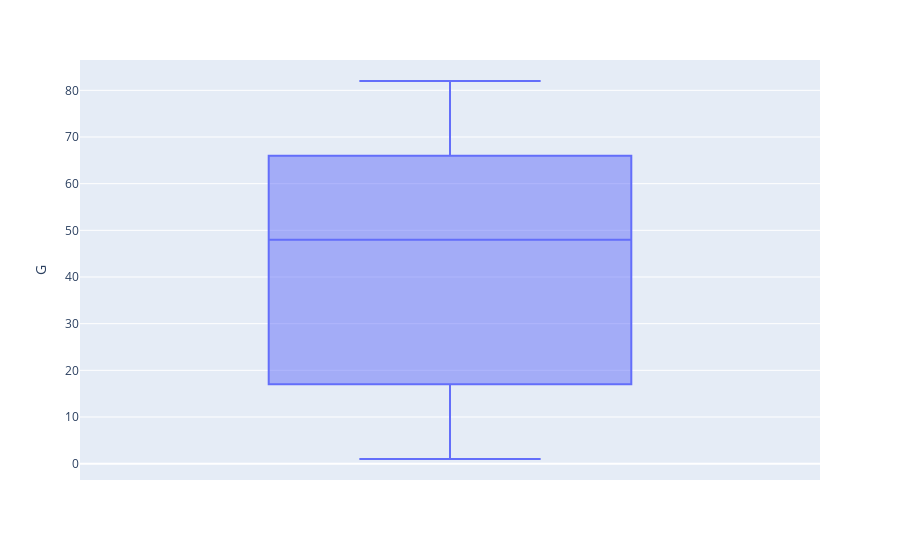
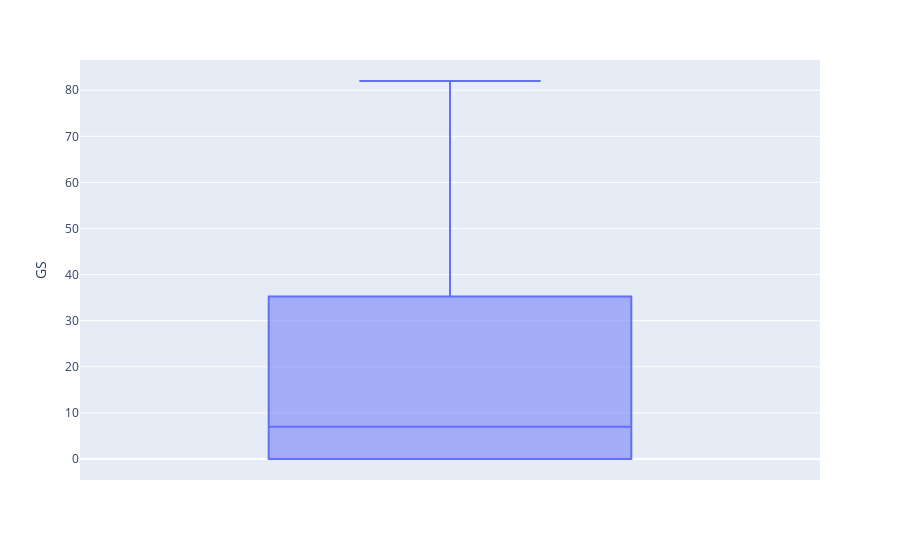
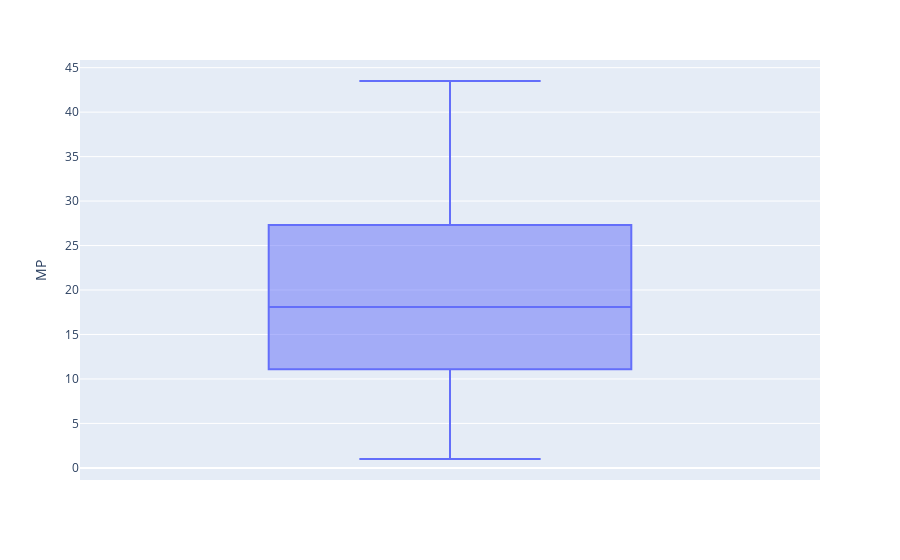
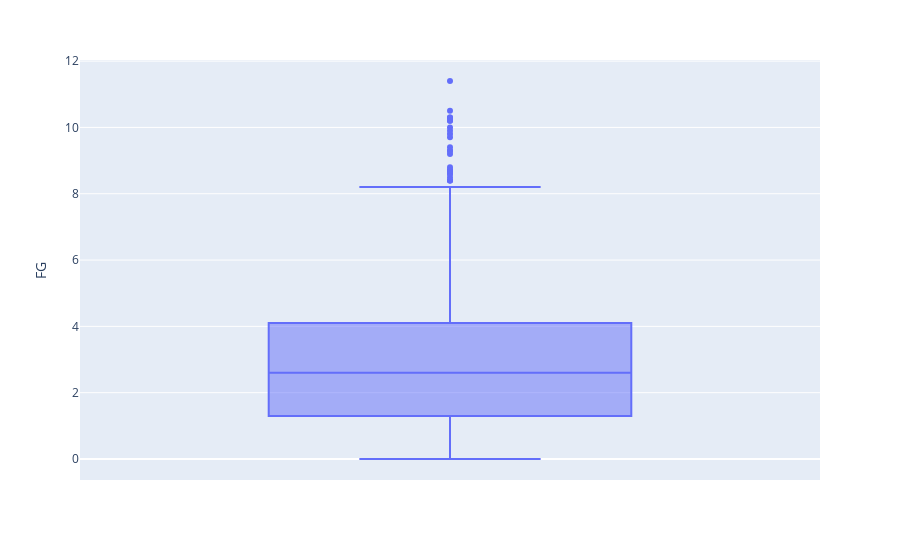

The cell these charts' notebook holds for them, in order:
### Code cell
import plotly.express as px
dfBox=df.drop(columns=['Player','Rk','Tm','Age','Pos','ORB','DRB','PF'])
for i in range(0,len(dfBox.columns)):
    fig = px.box(dfBox,y=dfBox.columns[i])
    fig.show()

### Figure 1 — Plotly figure (JSON) as saved in the notebook; plotly's stock layout.template omitted (floating-point values rounded to 4 significant figures; data arrays with more than 128 entries replaced by an {"elided": "..."} marker saying what was removed)
{"data": [{"alignmentgroup": "True", "hovertemplate": "G=%{y}<extra></extra>", "legendgroup": "", "marker": {"color": "#636efa"}, "name": "", "notched": false, "offsetgroup": "", "orientation": "v", "showlegend": false, "type": "box", "x0": " ", "xaxis": "x", "y": {"elided": "605 int values"}, "y0": " ", "yaxis": "y"}], "layout": {"boxmode": "group", "legend": {"tracegroupgap": 0}, "margin": {"t": 60}, "xaxis": {"anchor": "y", "domain": [0, 1]}, "yaxis": {"anchor": "x", "domain": [0, 1], "title": {"text": "G"}}}}

### Figure 2 — Plotly figure (JSON) as saved in the notebook; plotly's stock layout.template omitted (floating-point values rounded to 4 significant figures; data arrays with more than 128 entries replaced by an {"elided": "..."} marker saying what was removed)
{"data": [{"alignmentgroup": "True", "hovertemplate": "GS=%{y}<extra></extra>", "legendgroup": "", "marker": {"color": "#636efa"}, "name": "", "notched": false, "offsetgroup": "", "orientation": "v", "showlegend": false, "type": "box", "x0": " ", "xaxis": "x", "y": {"elided": "605 int values"}, "y0": " ", "yaxis": "y"}], "layout": {"boxmode": "group", "legend": {"tracegroupgap": 0}, "margin": {"t": 60}, "xaxis": {"anchor": "y", "domain": [0, 1]}, "yaxis": {"anchor": "x", "domain": [0, 1], "title": {"text": "GS"}}}}

### Figure 3 — Plotly figure (JSON) as saved in the notebook; plotly's stock layout.template omitted (floating-point values rounded to 4 significant figures; data arrays with more than 128 entries replaced by an {"elided": "..."} marker saying what was removed)
{"data": [{"alignmentgroup": "True", "hovertemplate": "MP=%{y}<extra></extra>", "legendgroup": "", "marker": {"color": "#636efa"}, "name": "", "notched": false, "offsetgroup": "", "orientation": "v", "showlegend": false, "type": "box", "x0": " ", "xaxis": "x", "y": {"elided": "605 float values"}, "y0": " ", "yaxis": "y"}], "layout": {"boxmode": "group", "legend": {"tracegroupgap": 0}, "margin": {"t": 60}, "xaxis": {"anchor": "y", "domain": [0, 1]}, "yaxis": {"anchor": "x", "domain": [0, 1], "title": {"text": "MP"}}}}

### Figure 4 — Plotly figure (JSON) as saved in the notebook; plotly's stock layout.template omitted (floating-point values rounded to 4 significant figures; data arrays with more than 128 entries replaced by an {"elided": "..."} marker saying what was removed)
{"data": [{"alignmentgroup": "True", "hovertemplate": "FG=%{y}<extra></extra>", "legendgroup": "", "marker": {"color": "#636efa"}, "name": "", "notched": false, "offsetgroup": "", "orientation": "v", "showlegend": false, "type": "box", "x0": " ", "xaxis": "x", "y": {"elided": "605 float values"}, "y0": " ", "yaxis": "y"}], "layout": {"boxmode": "group", "legend": {"tracegroupgap": 0}, "margin": {"t": 60}, "xaxis": {"anchor": "y", "domain": [0, 1]}, "yaxis": {"anchor": "x", "domain": [0, 1], "title": {"text": "FG"}}}}
